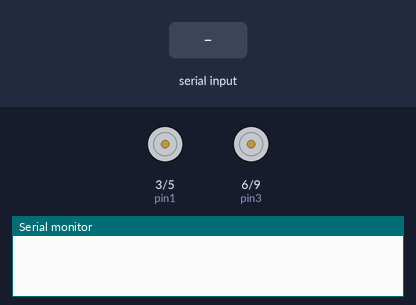
The sketch below on a simulated Arduino Uno, built with avr-gcc and run on an emulated ATmega328P. Parts: motor-driver pin pairs drawn as motors (green arrow = first pin HIGH = forward, orange = second pin HIGH = backward, longer = more drive), the last lines printed to the serial monitor. The test bench sets the inputs (shaded band).

Above: at 1.2 s.
1.3 s: "w" received over Serial
At 1.9 s:
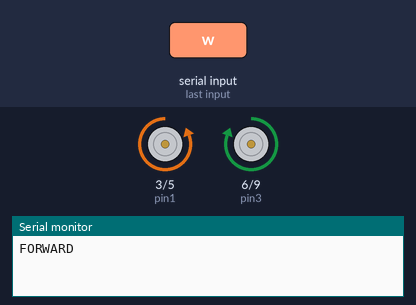
2.8 s: "d" received over Serial
At 4.0 s:
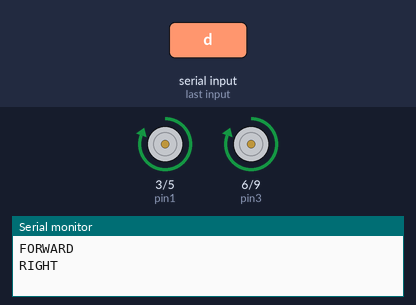
4.3 s: "a" received over Serial
At 5.4 s:
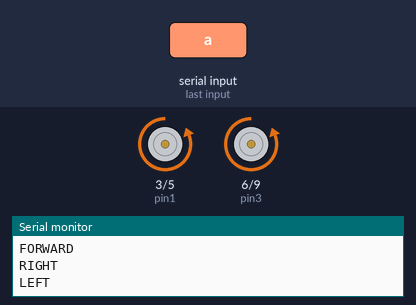
5.8 s: "s" received over Serial
At 6.5 s:
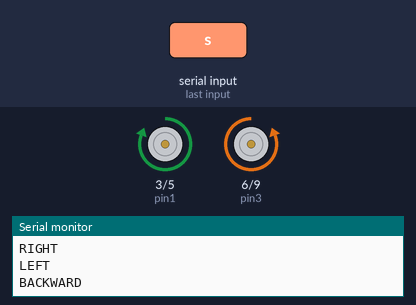
7.3 s: "W" received over Serial
At 7.7 s:
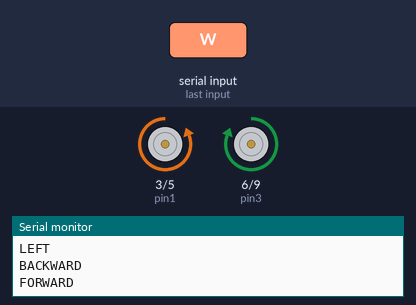
8.8 s: "D" received over Serial
At 10.0 s:
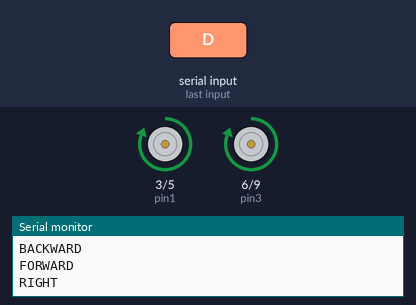
Timing chart, 0 to 11.3 s (numbered marks = the images above; inputs shaded):
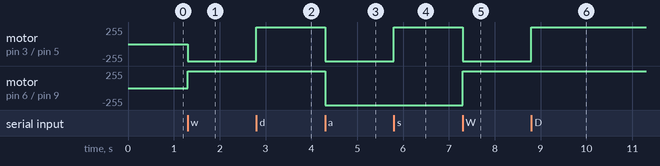

The sketch:

LAPTOP_CONTROL_CODE.ino
```cpp
int pin1 = 3;  //assign arduino pin number 3 to the input pin1 of motor driver
int pin2 = 5;  //assign arduino pin number 5 to the input pin2 of motor driver
int pin3 = 6;  //assign arduino pin number 6 to the input pin3 of motor driver
int pin4 = 9;  //assign arduino pin number 9 to the input pin4 of motor driver

 void setup()
 {
  Serial.begin(9600);
  pinMode(pin1,OUTPUT);
  pinMode(pin2,OUTPUT);
  pinMode(pin3,OUTPUT);
  pinMode(pin4,OUTPUT);
 }

void loop()
{
  while(Serial.available())
  {
    char input = Serial.read();
    if(input=='w'||input=='W')
    {
      forward();
      Serial.println("FORWARD");
    }
    else if(input=='d'||input=='D')
    {
      right();
      Serial.println("RIGHT");
    }
    else if(input=='a'||input=='A')
    {
      left();
      Serial.println("LEFT");
    }
    else if(input=='s'||input=='S')
    {
      backward();
      Serial.println("BACKWARD");
    }
  }
}

void right()
{
  digitalWrite(pin1, HIGH);
  digitalWrite(pin2, LOW);
  digitalWrite(pin3, HIGH);
  digitalWrite(pin4, LOW);
}
void backward()
{
  digitalWrite(pin1, HIGH);
  digitalWrite(pin2, LOW);
  digitalWrite(pin3, LOW);
  digitalWrite(pin4, HIGH);
}
void forward()
{
  digitalWrite(pin1, LOW);
  digitalWrite(pin2, HIGH);
  digitalWrite(pin3, HIGH);
  digitalWrite(pin4, LOW);
}
void left()
{
  digitalWrite(pin1, LOW);
  digitalWrite(pin2, HIGH);
  digitalWrite(pin3, LOW);
  digitalWrite(pin4, HIGH);
}
```

Measured:
- after the input at 1.3 s, motor on pin 3 (pin1) / pin 5 (pin2): stopped → backward 255/255 at once; motor on pin 6 (pin3) / pin 9 (pin4): stopped → forward 255/255 at once
- after the input at 2.8 s, motor on pin 3 (pin1) / pin 5 (pin2): backward 255/255 → forward 255/255 at once
- after the input at 4.3 s, motor on pin 3 (pin1) / pin 5 (pin2), motor on pin 6 (pin3) / pin 9 (pin4): forward 255/255 → backward 255/255 at once
- after the input at 5.8 s, motor on pin 3 (pin1) / pin 5 (pin2): backward 255/255 → forward 255/255 at once
- after the input at 7.3 s, motor on pin 3 (pin1) / pin 5 (pin2): forward 255/255 → backward 255/255 at once; motor on pin 6 (pin3) / pin 9 (pin4): backward 255/255 → forward 255/255 at once
- after the input at 8.8 s, motor on pin 3 (pin1) / pin 5 (pin2): backward 255/255 → forward 255/255 at once
